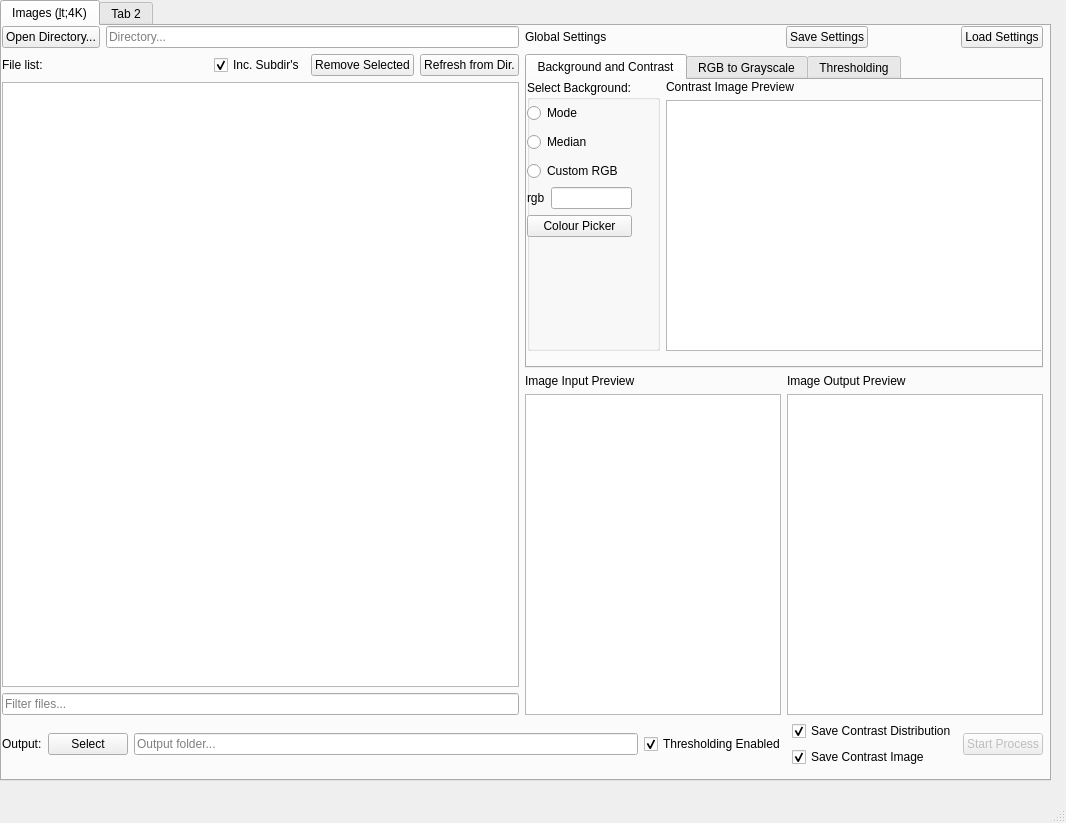
<?xml version="1.0" encoding="UTF-8"?>
<ui version="4.0">
 <class>MainWindow</class>
 <widget class="QMainWindow" name="MainWindow">
  <property name="geometry">
   <rect>
    <x>0</x>
    <y>0</y>
    <width>1066</width>
    <height>823</height>
   </rect>
  </property>
  <property name="windowTitle">
   <string>MainWindow</string>
  </property>
  <widget class="QWidget" name="centralwidget">
   <widget class="QTabWidget" name="tabWidget">
    <property name="geometry">
     <rect>
      <x>0</x>
      <y>0</y>
      <width>1051</width>
      <height>781</height>
     </rect>
    </property>
    <property name="currentIndex">
     <number>0</number>
    </property>
    <widget class="QWidget" name="Image4K_Tab">
     <attribute name="title">
      <string>Images (&lt;4K)</string>
     </attribute>
     <widget class="QWidget" name="">
      <property name="geometry">
       <rect>
        <x>0</x>
        <y>0</y>
        <width>1041</width>
        <height>741</height>
       </rect>
      </property>
      <layout class="QVBoxLayout" name="verticalLayout_14">
       <item>
        <layout class="QHBoxLayout" name="processing_hlayout">
         <property name="sizeConstraint">
          <enum>QLayout::SetDefaultConstraint</enum>
         </property>
         <item>
          <layout class="QVBoxLayout" name="verticalLayout" stretch="0">
           <property name="spacing">
            <number>6</number>
           </property>
           <property name="sizeConstraint">
            <enum>QLayout::SetDefaultConstraint</enum>
           </property>
           <item>
            <layout class="QVBoxLayout" name="verticalLayout_2">
             <item>
              <layout class="QHBoxLayout" name="input_dir_hlayout">
               <item>
                <widget class="QPushButton" name="input_dir_select_btn">
                 <property name="text">
                  <string>Open Directory...</string>
                 </property>
                </widget>
               </item>
               <item>
                <widget class="QLineEdit" name="input_dir_display">
                 <property name="readOnly">
                  <bool>true</bool>
                 </property>
                 <property name="placeholderText">
                  <string>Directory...</string>
                 </property>
                </widget>
               </item>
              </layout>
             </item>
             <item>
              <layout class="QHBoxLayout" name="file_management_hlayout">
               <item>
                <widget class="QLabel" name="file_list_label">
                 <property name="text">
                  <string>File list:</string>
                 </property>
                </widget>
               </item>
               <item>
                <layout class="QHBoxLayout" name="file_manage_btns_hlayout">
                 <item>
                  <widget class="QCheckBox" name="checkBox">
                   <property name="text">
                    <string>Inc. Subdir's</string>
                   </property>
                   <property name="checked">
                    <bool>true</bool>
                   </property>
                  </widget>
                 </item>
                 <item>
                  <widget class="QPushButton" name="remove_files_btn">
                   <property name="text">
                    <string>Remove Selected</string>
                   </property>
                  </widget>
                 </item>
                 <item>
                  <widget class="QPushButton" name="refresh_files_btn">
                   <property name="text">
                    <string>Refresh from Dir.</string>
                   </property>
                  </widget>
                 </item>
                </layout>
               </item>
              </layout>
             </item>
             <item>
              <widget class="QListView" name="file_listView"/>
             </item>
             <item>
              <widget class="QLineEdit" name="file_filter_text">
               <property name="text">
                <string/>
               </property>
               <property name="placeholderText">
                <string>Filter files...</string>
               </property>
              </widget>
             </item>
            </layout>
           </item>
          </layout>
         </item>
         <item>
          <layout class="QVBoxLayout" name="image_vlayout">
           <property name="spacing">
            <number>6</number>
           </property>
           <item>
            <layout class="QVBoxLayout" name="image_settings_vlayout">
             <item>
              <layout class="QHBoxLayout" name="img_settings_title_hlayout">
               <item alignment="Qt::AlignLeft">
                <widget class="QLabel" name="label_4">
                 <property name="text">
                  <string>Global Settings</string>
                 </property>
                </widget>
               </item>
               <item alignment="Qt::AlignRight">
                <widget class="QPushButton" name="img_settings_save_btn">
                 <property name="text">
                  <string>Save Settings</string>
                 </property>
                </widget>
               </item>
               <item alignment="Qt::AlignRight">
                <widget class="QPushButton" name="img_settings_load_btn">
                 <property name="text">
                  <string>Load Settings</string>
                 </property>
                </widget>
               </item>
              </layout>
             </item>
             <item>
              <widget class="QTabWidget" name="img_settings_tabWidget">
               <property name="currentIndex">
                <number>0</number>
               </property>
               <widget class="QWidget" name="background_tab">
                <attribute name="title">
                 <string>Background and Contrast</string>
                </attribute>
                <widget class="QWidget" name="">
                 <property name="geometry">
                  <rect>
                   <x>0</x>
                   <y>0</y>
                   <width>521</width>
                   <height>271</height>
                  </rect>
                 </property>
                 <layout class="QHBoxLayout" name="hlayout">
                  <item>
                   <widget class="QGroupBox" name="groupBox">
                    <property name="title">
                     <string>Select Background:</string>
                    </property>
                    <widget class="QWidget" name="">
                     <property name="geometry">
                      <rect>
                       <x>0</x>
                       <y>20</y>
                       <width>105</width>
                       <height>141</height>
                      </rect>
                     </property>
                     <layout class="QVBoxLayout" name="verticalLayout_15">
                      <item>
                       <widget class="QRadioButton" name="bkgnd_rb_mode">
                        <property name="text">
                         <string>Mode</string>
                        </property>
                       </widget>
                      </item>
                      <item>
                       <widget class="QRadioButton" name="bkgnd_rb_median">
                        <property name="text">
                         <string>Median</string>
                        </property>
                       </widget>
                      </item>
                      <item>
                       <layout class="QVBoxLayout" name="verticalLayout_17">
                        <item>
                         <widget class="QRadioButton" name="bkgnd_rb_rgb">
                          <property name="text">
                           <string>Custom RGB</string>
                          </property>
                         </widget>
                        </item>
                        <item>
                         <layout class="QVBoxLayout" name="verticalLayout_16">
                          <item>
                           <layout class="QHBoxLayout" name="horizontalLayout_16">
                            <item>
                             <widget class="QLabel" name="label_14">
                              <property name="text">
                               <string>rgb</string>
                              </property>
                             </widget>
                            </item>
                            <item>
                             <widget class="QLineEdit" name="rgb_value_display">
                              <property name="readOnly">
                               <bool>true</bool>
                              </property>
                             </widget>
                            </item>
                           </layout>
                          </item>
                          <item>
                           <widget class="QPushButton" name="rgb_colour_pick_btn">
                            <property name="text">
                             <string>Colour Picker</string>
                            </property>
                           </widget>
                          </item>
                         </layout>
                        </item>
                       </layout>
                      </item>
                     </layout>
                    </widget>
                   </widget>
                  </item>
                  <item>
                   <layout class="QVBoxLayout" name="verticalLayout_18">
                    <item>
                     <widget class="QLabel" name="label_15">
                      <property name="text">
                       <string>Contrast Image Preview</string>
                      </property>
                     </widget>
                    </item>
                    <item>
                     <widget class="QGraphicsView" name="graphicsView_5"/>
                    </item>
                   </layout>
                  </item>
                 </layout>
                </widget>
               </widget>
               <widget class="QWidget" name="rgb_tab">
                <attribute name="title">
                 <string>RGB to Grayscale</string>
                </attribute>
                <widget class="QWidget" name="horizontalLayoutWidget_8">
                 <property name="geometry">
                  <rect>
                   <x>0</x>
                   <y>0</y>
                   <width>511</width>
                   <height>281</height>
                  </rect>
                 </property>
                 <layout class="QHBoxLayout" name="hlayout_2">
                  <item>
                   <layout class="QHBoxLayout" name="hlayout_3">
                    <item>
                     <layout class="QVBoxLayout" name="vlayout">
                      <item>
                       <widget class="QLabel" name="label_6">
                        <property name="text">
                         <string>Red</string>
                        </property>
                       </widget>
                      </item>
                      <item>
                       <widget class="QSlider" name="grayscale_slider_r">
                        <property name="maximum">
                         <number>255</number>
                        </property>
                        <property name="value">
                         <number>255</number>
                        </property>
                        <property name="sliderPosition">
                         <number>255</number>
                        </property>
                        <property name="orientation">
                         <enum>Qt::Vertical</enum>
                        </property>
                       </widget>
                      </item>
                     </layout>
                    </item>
                    <item>
                     <layout class="QVBoxLayout" name="verticalLayout_9">
                      <item>
                       <widget class="QLabel" name="label_8">
                        <property name="text">
                         <string>Green</string>
                        </property>
                       </widget>
                      </item>
                      <item>
                       <widget class="QSlider" name="grayscale_slider_g">
                        <property name="maximum">
                         <number>255</number>
                        </property>
                        <property name="value">
                         <number>255</number>
                        </property>
                        <property name="sliderPosition">
                         <number>255</number>
                        </property>
                        <property name="orientation">
                         <enum>Qt::Vertical</enum>
                        </property>
                       </widget>
                      </item>
                     </layout>
                    </item>
                    <item>
                     <layout class="QVBoxLayout" name="verticalLayout_8">
                      <item>
                       <widget class="QLabel" name="label_7">
                        <property name="text">
                         <string>Blue</string>
                        </property>
                       </widget>
                      </item>
                      <item>
                       <widget class="QSlider" name="grayscale_slider_b">
                        <property name="maximum">
                         <number>255</number>
                        </property>
                        <property name="value">
                         <number>255</number>
                        </property>
                        <property name="sliderPosition">
                         <number>255</number>
                        </property>
                        <property name="orientation">
                         <enum>Qt::Vertical</enum>
                        </property>
                       </widget>
                      </item>
                     </layout>
                    </item>
                   </layout>
                  </item>
                  <item>
                   <layout class="QVBoxLayout" name="grayscale_vlayout">
                    <item>
                     <widget class="QLabel" name="label_9">
                      <property name="text">
                       <string>Grayscale Image:</string>
                      </property>
                     </widget>
                    </item>
                    <item>
                     <widget class="QGraphicsView" name="grayscale_img_preview"/>
                    </item>
                   </layout>
                  </item>
                 </layout>
                </widget>
               </widget>
               <widget class="QWidget" name="threshold_tab">
                <attribute name="title">
                 <string>Thresholding</string>
                </attribute>
                <widget class="QWidget" name="verticalLayoutWidget_12">
                 <property name="geometry">
                  <rect>
                   <x>0</x>
                   <y>0</y>
                   <width>511</width>
                   <height>281</height>
                  </rect>
                 </property>
                 <layout class="QVBoxLayout" name="verticalLayout_12">
                  <item>
                   <layout class="QHBoxLayout" name="horizontalLayout_12">
                    <item>
                     <widget class="QLabel" name="label_11">
                      <property name="text">
                       <string>Threshold Range</string>
                      </property>
                     </widget>
                    </item>
                    <item>
                     <widget class="QLineEdit" name="threshold_lower">
                      <property name="readOnly">
                       <bool>true</bool>
                      </property>
                     </widget>
                    </item>
                    <item>
                     <widget class="QSlider" name="threshold_range_widget">
                      <property name="orientation">
                       <enum>Qt::Horizontal</enum>
                      </property>
                     </widget>
                    </item>
                    <item>
                     <widget class="QLineEdit" name="threshold_upper">
                      <property name="readOnly">
                       <bool>true</bool>
                      </property>
                     </widget>
                    </item>
                   </layout>
                  </item>
                  <item>
                   <layout class="QVBoxLayout" name="verticalLayout_11">
                    <item>
                     <widget class="QLabel" name="label_10">
                      <property name="text">
                       <string>Contrast Distribution</string>
                      </property>
                     </widget>
                    </item>
                    <item>
                     <widget class="QGraphicsView" name="threshold_img_preview"/>
                    </item>
                   </layout>
                  </item>
                 </layout>
                </widget>
               </widget>
              </widget>
             </item>
            </layout>
           </item>
           <item>
            <layout class="QHBoxLayout" name="image_previews">
             <item>
              <layout class="QVBoxLayout" name="input_img_vlayout">
               <item>
                <widget class="QLabel" name="label_2">
                 <property name="text">
                  <string>Image Input Preview</string>
                 </property>
                </widget>
               </item>
               <item>
                <widget class="QGraphicsView" name="input_img_preview"/>
               </item>
              </layout>
             </item>
             <item>
              <layout class="QVBoxLayout" name="output_img_vlayout">
               <item>
                <widget class="QLabel" name="label_3">
                 <property name="text">
                  <string>Image Output Preview</string>
                 </property>
                </widget>
               </item>
               <item>
                <widget class="QGraphicsView" name="output_img_preview"/>
               </item>
              </layout>
             </item>
            </layout>
           </item>
          </layout>
         </item>
        </layout>
       </item>
       <item>
        <layout class="QHBoxLayout" name="output_hlayout">
         <item>
          <widget class="QLabel" name="output_label">
           <property name="text">
            <string>Output:</string>
           </property>
          </widget>
         </item>
         <item>
          <layout class="QHBoxLayout" name="output_folder_hlayout">
           <item>
            <widget class="QPushButton" name="output_folder_select_btn">
             <property name="text">
              <string>Select</string>
             </property>
            </widget>
           </item>
           <item>
            <widget class="QLineEdit" name="output_folder_display">
             <property name="readOnly">
              <bool>true</bool>
             </property>
             <property name="placeholderText">
              <string>Output folder...</string>
             </property>
            </widget>
           </item>
          </layout>
         </item>
         <item>
          <layout class="QHBoxLayout" name="threshold_options_vlayout">
           <item>
            <widget class="QCheckBox" name="threshold_enable">
             <property name="text">
              <string>Thresholding Enabled</string>
             </property>
             <property name="checked">
              <bool>true</bool>
             </property>
            </widget>
           </item>
           <item>
            <layout class="QVBoxLayout" name="threshold_ifenabled_options">
             <item>
              <widget class="QCheckBox" name="save_distribution_img">
               <property name="text">
                <string>Save Contrast Distribution</string>
               </property>
               <property name="checked">
                <bool>true</bool>
               </property>
              </widget>
             </item>
             <item>
              <widget class="QCheckBox" name="save_contrast_img">
               <property name="text">
                <string>Save Contrast Image</string>
               </property>
               <property name="checked">
                <bool>true</bool>
               </property>
              </widget>
             </item>
            </layout>
           </item>
          </layout>
         </item>
         <item>
          <widget class="QPushButton" name="start_process">
           <property name="enabled">
            <bool>false</bool>
           </property>
           <property name="text">
            <string>Start Process</string>
           </property>
          </widget>
         </item>
        </layout>
       </item>
      </layout>
     </widget>
    </widget>
    <widget class="QWidget" name="tab_2">
     <attribute name="title">
      <string>Tab 2</string>
     </attribute>
    </widget>
   </widget>
  </widget>
  <widget class="QMenuBar" name="menubar">
   <property name="geometry">
    <rect>
     <x>0</x>
     <y>0</y>
     <width>1066</width>
     <height>20</height>
    </rect>
   </property>
  </widget>
  <widget class="QStatusBar" name="statusbar"/>
 </widget>
 <resources/>
 <connections/>
</ui>
